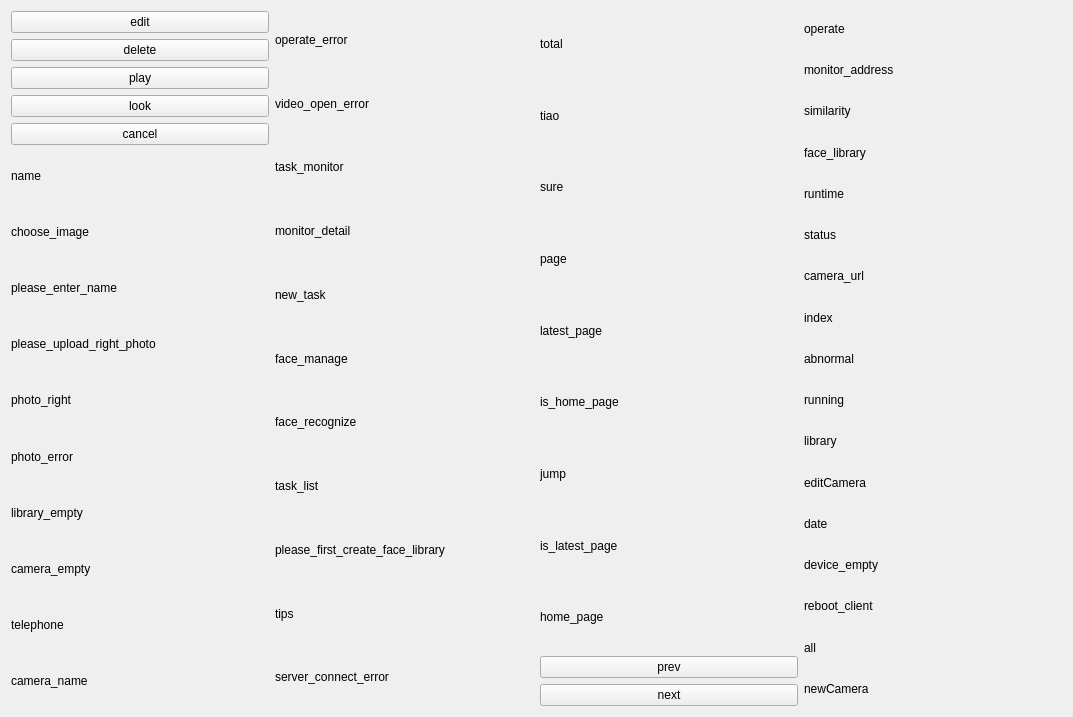
<?xml version="1.0" encoding="UTF-8"?>
<ui version="4.0">
 <class>Form</class>
 <widget class="QWidget" name="Form">
  <property name="geometry">
   <rect>
    <x>0</x>
    <y>0</y>
    <width>1073</width>
    <height>717</height>
   </rect>
  </property>
  <property name="windowTitle">
   <string>Form</string>
  </property>
  <layout class="QGridLayout" name="gridLayout">
   <item row="0" column="0">
    <layout class="QVBoxLayout" name="verticalLayout_2">
     <item>
      <widget class="QPushButton" name="pushButton">
       <property name="text">
        <string>edit</string>
       </property>
      </widget>
     </item>
     <item>
      <widget class="QPushButton" name="pushButton_2">
       <property name="text">
        <string>delete</string>
       </property>
      </widget>
     </item>
     <item>
      <widget class="QPushButton" name="pushButton_5">
       <property name="text">
        <string>play</string>
       </property>
      </widget>
     </item>
     <item>
      <widget class="QPushButton" name="pushButton_6">
       <property name="text">
        <string>look</string>
       </property>
      </widget>
     </item>
     <item>
      <widget class="QPushButton" name="pushButton_7">
       <property name="text">
        <string>cancel</string>
       </property>
      </widget>
     </item>
     <item>
      <widget class="QLabel" name="label_22">
       <property name="text">
        <string>name</string>
       </property>
      </widget>
     </item>
     <item>
      <widget class="QLabel" name="label_23">
       <property name="text">
        <string>choose_image</string>
       </property>
      </widget>
     </item>
     <item>
      <widget class="QLabel" name="label_27">
       <property name="text">
        <string>please_enter_name</string>
       </property>
      </widget>
     </item>
     <item>
      <widget class="QLabel" name="label_26">
       <property name="text">
        <string>please_upload_right_photo</string>
       </property>
      </widget>
     </item>
     <item>
      <widget class="QLabel" name="label_25">
       <property name="text">
        <string>photo_right</string>
       </property>
      </widget>
     </item>
     <item>
      <widget class="QLabel" name="label_24">
       <property name="text">
        <string>photo_error</string>
       </property>
      </widget>
     </item>
     <item>
      <widget class="QLabel" name="label_28">
       <property name="text">
        <string>library_empty</string>
       </property>
      </widget>
     </item>
     <item>
      <widget class="QLabel" name="label_29">
       <property name="text">
        <string>camera_empty</string>
       </property>
      </widget>
     </item>
     <item>
      <widget class="QLabel" name="label_21">
       <property name="text">
        <string>telephone</string>
       </property>
      </widget>
     </item>
     <item>
      <widget class="QLabel" name="label_47">
       <property name="text">
        <string>camera_name</string>
       </property>
      </widget>
     </item>
    </layout>
   </item>
   <item row="0" column="2">
    <layout class="QVBoxLayout" name="verticalLayout_3">
     <item>
      <widget class="QLabel" name="label_11">
       <property name="text">
        <string>total</string>
       </property>
      </widget>
     </item>
     <item>
      <widget class="QLabel" name="label_12">
       <property name="text">
        <string>tiao</string>
       </property>
      </widget>
     </item>
     <item>
      <widget class="QLabel" name="label_13">
       <property name="text">
        <string>sure</string>
       </property>
      </widget>
     </item>
     <item>
      <widget class="QLabel" name="label_14">
       <property name="text">
        <string>page</string>
       </property>
      </widget>
     </item>
     <item>
      <widget class="QLabel" name="label_15">
       <property name="text">
        <string>latest_page</string>
       </property>
      </widget>
     </item>
     <item>
      <widget class="QLabel" name="label_16">
       <property name="text">
        <string>is_home_page</string>
       </property>
      </widget>
     </item>
     <item>
      <widget class="QLabel" name="label_17">
       <property name="text">
        <string>jump</string>
       </property>
      </widget>
     </item>
     <item>
      <widget class="QLabel" name="label_18">
       <property name="text">
        <string>is_latest_page</string>
       </property>
      </widget>
     </item>
     <item>
      <widget class="QLabel" name="label">
       <property name="text">
        <string>home_page</string>
       </property>
      </widget>
     </item>
     <item>
      <widget class="QPushButton" name="pushButton_3">
       <property name="text">
        <string>prev</string>
       </property>
      </widget>
     </item>
     <item>
      <widget class="QPushButton" name="pushButton_4">
       <property name="text">
        <string>next</string>
       </property>
      </widget>
     </item>
    </layout>
   </item>
   <item row="0" column="1">
    <layout class="QVBoxLayout" name="verticalLayout">
     <item>
      <widget class="QLabel" name="label_3">
       <property name="text">
        <string>operate_error</string>
       </property>
      </widget>
     </item>
     <item>
      <widget class="QLabel" name="label_2">
       <property name="text">
        <string>video_open_error</string>
       </property>
      </widget>
     </item>
     <item>
      <widget class="QLabel" name="label_4">
       <property name="text">
        <string>task_monitor</string>
       </property>
      </widget>
     </item>
     <item>
      <widget class="QLabel" name="label_5">
       <property name="text">
        <string>monitor_detail</string>
       </property>
      </widget>
     </item>
     <item>
      <widget class="QLabel" name="label_6">
       <property name="text">
        <string>new_task</string>
       </property>
      </widget>
     </item>
     <item>
      <widget class="QLabel" name="label_7">
       <property name="text">
        <string>face_manage</string>
       </property>
      </widget>
     </item>
     <item>
      <widget class="QLabel" name="label_8">
       <property name="text">
        <string>face_recognize</string>
       </property>
      </widget>
     </item>
     <item>
      <widget class="QLabel" name="label_9">
       <property name="text">
        <string>task_list</string>
       </property>
      </widget>
     </item>
     <item>
      <widget class="QLabel" name="label_20">
       <property name="text">
        <string>please_first_create_face_library</string>
       </property>
      </widget>
     </item>
     <item>
      <widget class="QLabel" name="label_19">
       <property name="text">
        <string>tips</string>
       </property>
      </widget>
     </item>
     <item>
      <widget class="QLabel" name="label_10">
       <property name="text">
        <string>server_connect_error</string>
       </property>
      </widget>
     </item>
    </layout>
   </item>
   <item row="0" column="3">
    <layout class="QVBoxLayout" name="verticalLayout_4">
     <item>
      <widget class="QLabel" name="label_30">
       <property name="text">
        <string>operate</string>
       </property>
      </widget>
     </item>
     <item>
      <widget class="QLabel" name="label_39">
       <property name="text">
        <string>monitor_address</string>
       </property>
      </widget>
     </item>
     <item>
      <widget class="QLabel" name="label_40">
       <property name="text">
        <string>similarity</string>
       </property>
      </widget>
     </item>
     <item>
      <widget class="QLabel" name="label_41">
       <property name="text">
        <string>face_library</string>
       </property>
      </widget>
     </item>
     <item>
      <widget class="QLabel" name="label_38">
       <property name="text">
        <string>runtime</string>
       </property>
      </widget>
     </item>
     <item>
      <widget class="QLabel" name="label_37">
       <property name="text">
        <string>status</string>
       </property>
      </widget>
     </item>
     <item>
      <widget class="QLabel" name="label_36">
       <property name="text">
        <string>camera_url</string>
       </property>
      </widget>
     </item>
     <item>
      <widget class="QLabel" name="label_35">
       <property name="text">
        <string>index</string>
       </property>
      </widget>
     </item>
     <item>
      <widget class="QLabel" name="label_34">
       <property name="text">
        <string>abnormal</string>
       </property>
      </widget>
     </item>
     <item>
      <widget class="QLabel" name="label_33">
       <property name="text">
        <string>running</string>
       </property>
      </widget>
     </item>
     <item>
      <widget class="QLabel" name="label_44">
       <property name="text">
        <string>library</string>
       </property>
      </widget>
     </item>
     <item>
      <widget class="QLabel" name="label_42">
       <property name="text">
        <string>editCamera</string>
       </property>
      </widget>
     </item>
     <item>
      <widget class="QLabel" name="label_43">
       <property name="text">
        <string>date</string>
       </property>
      </widget>
     </item>
     <item>
      <widget class="QLabel" name="label_45">
       <property name="text">
        <string>device_empty</string>
       </property>
      </widget>
     </item>
     <item>
      <widget class="QLabel" name="label_46">
       <property name="text">
        <string>reboot_client</string>
       </property>
      </widget>
     </item>
     <item>
      <widget class="QLabel" name="label_32">
       <property name="text">
        <string>all</string>
       </property>
      </widget>
     </item>
     <item>
      <widget class="QLabel" name="label_31">
       <property name="text">
        <string>newCamera</string>
       </property>
      </widget>
     </item>
    </layout>
   </item>
  </layout>
 </widget>
 <resources/>
 <connections/>
</ui>
